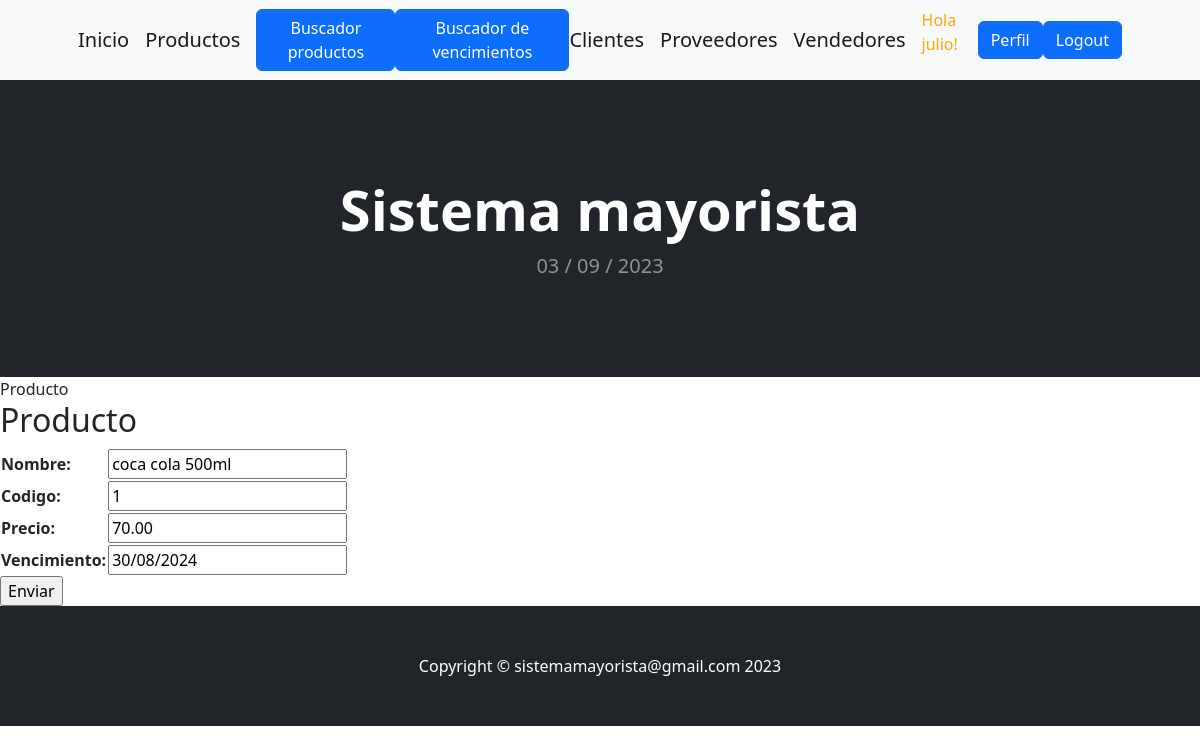
The app's page /update_producto/1/ (signed in) with its own data.
### aplicacion/models.py (models this page shows, shortened)
class Producto(models.Model):
    nombre = models.CharField(max_length=50)
    codigo = models.CharField(max_length=20)
    precio = models.DecimalField(max_digits=10, decimal_places=2)
    vencimiento = models.DateField()

### aplicacion/views.py (the view)
# urls.py: path('update_producto/<int:pk>/', ProductoUpdate.as_view(), name="update_producto" ),
class ProductoUpdate(LoginRequiredMixin,UpdateView):
    model = Producto
    fields = ['nombre', 'codigo', 'precio', 'vencimiento']
    success_url = reverse_lazy('producto')

### aplicacion/templates/aplicacion/producto_form.html (shortened to what this page needs)
{% extends 'aplicacion/base.html' %}
{% load static %}
{% block titulo %}Producto{% endblock titulo %}
{% block contenido %}
    <h2>Producto</h2>
    <form action="" method="POST">
        <table>
            {{ form.as_table }}
        </table>
        <input type="submit" value="Enviar">
    </form>
{% endblock contenido %}

### aplicacion/templates/aplicacion/base.html (shortened to what this page needs)
<!DOCTYPE html>
<html lang="en">
    <head>
        {% load static %}
        <link href="https://cdn.jsdelivr.net/npm/bootstrap-icons@1.5.0/font/bootstrap-icons.css" rel="stylesheet" />
       <link href="{% static 'aplicacion/css/styles.css' %}" rel="stylesheet" />
       <link rel="stylesheet" href="https://cdnjs.cloudflare.com/ajax/libs/font-awesome/6.4.0/css/all.min.css">
    </head>
    <body>
        <nav class="navbar navbar-expand-lg navbar-light bg-light">
            <div class="container px-4 px-lg-5">
                <a class="navbar-brand" href="{% url 'home' %}">Inicio</a>
                {% if user.is_authenticated %}
                <a class="navbar-brand" href="{% url 'producto' %}">Productos</a>
                <a class="btn btn-primary" href="{% url 'buscarProducto' %}">Buscador productos</a>
                <a class="btn btn-primary" href="{% url 'buscarVencimiento' %}">Buscador de vencimientos</a>
                <a class="navbar-brand" href="{% url 'cliente' %}">Clientes</a>
                <a class="navbar-brand" href="{% url 'proveedor' %}">Proveedores</a>
                <a class="navbar-brand" href="{% url 'vendedor' %}">Vendedores</a>
                <p style="color:orange">Hola {{user.username}}!</p>
                <a class="btn btn-primary" href="{% url 'editar_perfil' %}">Perfil</a>
                <a class="btn btn-primary" href="{% url 'logout' %}">Logout</a>
                {% else %}
                    <a class="btn btn-success" href="{% url 'registro' %}">Registro</a>
                    <a class="btn btn-primary" href="{% url 'login' %}">Login</a>
                    <li><a href="{% url 'about_me' %}">Acerca de mí</a></li>
                {% endif %}
            </div>
        </nav>
        <header class="bg-dark py-5">
            <div class="container px-4 px-lg-5 my-5">
                <div class="text-center text-white">
                    <h1 class="display-4 fw-bolder">Sistema  mayorista</h1>
                    <p class="lead fw-normal text-white-50 mb-0">{% now "d / m / Y " %}</p>
                </div>
            </div>
        </header>
        {% block titulo %}
        {% endblock titulo %}
        {% block contenido %}
        {% endblock contenido %}
        <footer class="py-5 bg-dark">
            <div class="container"><p class="m-0 text-center text-white">Copyright &copy; sistemamayorista@gmail.com 2023</p></div>
        </footer>
    </body>
</html>

### records on screen
Producto: nombre "coca cola 500ml", codigo "1", precio "70.00", vencimiento "30/08/2024"

### other values on screen
{{ user.username }} "julio"
